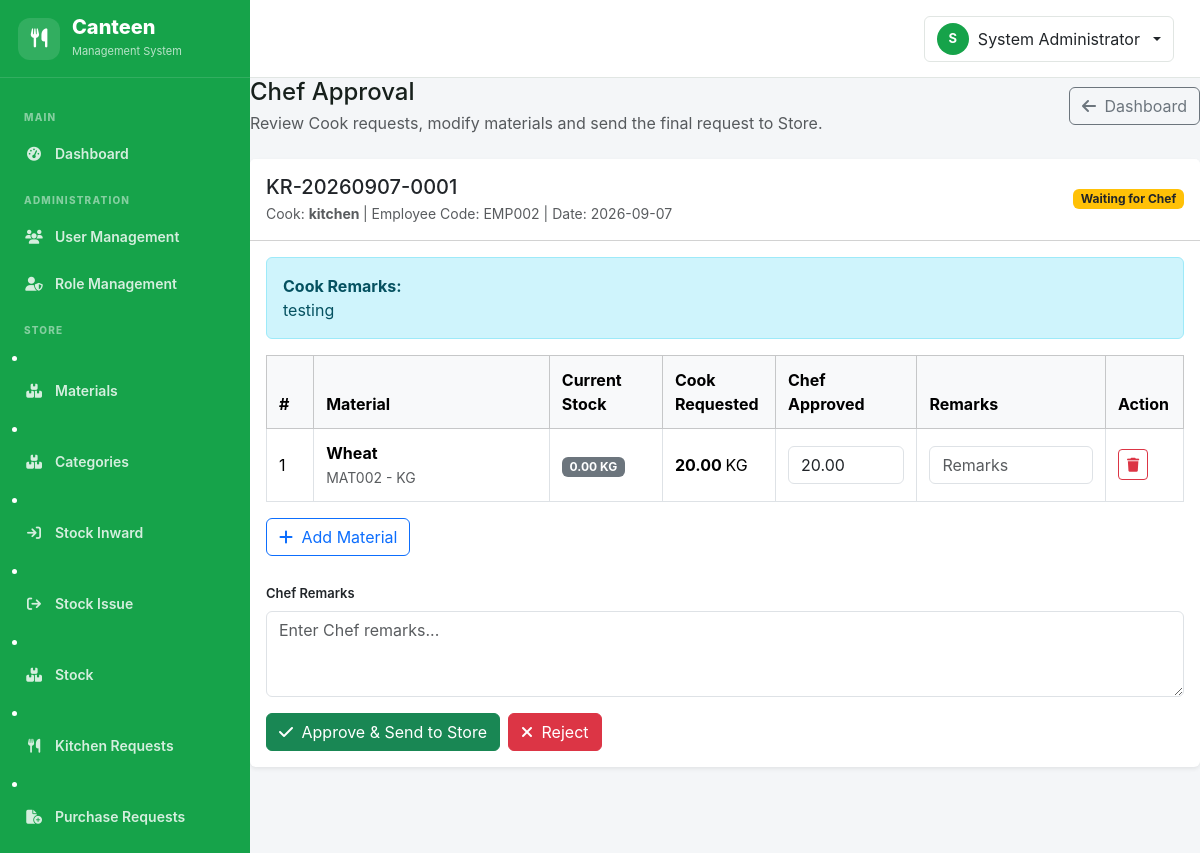
/kitchen/chef_approval.php (signed in), run on the app's committed database.
### tables this page shows
CREATE TABLE `kitchen_requests` (
  `id` int(10) UNSIGNED NOT NULL,
  `request_no` varchar(60) NOT NULL,
  `requested_by` int(10) UNSIGNED NOT NULL,
  `request_date` date NOT NULL,
  `status` enum('Draft','Submitted','Chef Approved','Sent to Store','Partially Issued','Completed','Rejected') NOT NULL DEFAULT 'Submitted',
  `cook_remarks` text DEFAULT NULL,
  `chef_remarks` text DEFAULT NULL,
  `approved_by` int(10) UNSIGNED DEFAULT NULL,
  `approved_at` datetime DEFAULT NULL,
  `sent_to_store_at` datetime DEFAULT NULL,
  `created_at` datetime NOT NULL DEFAULT current_timestamp(),
  `updated_at` datetime DEFAULT NULL ON UPDATE current_timestamp()
);

CREATE TABLE `users` (
  `id` int(10) UNSIGNED NOT NULL,
  `role_id` int(10) UNSIGNED NOT NULL,
  `employee_code` varchar(50) DEFAULT NULL,
  `employee_name` varchar(150) NOT NULL,
  `email` varchar(150) NOT NULL,
  `password` varchar(255) NOT NULL,
  `status` enum('Enable','Disabled') NOT NULL DEFAULT 'Enable',
  `created_at` datetime NOT NULL DEFAULT current_timestamp(),
  `updated_at` datetime DEFAULT NULL ON UPDATE current_timestamp()
);

CREATE TABLE `kitchen_request_items` (
  `id` int(10) UNSIGNED NOT NULL,
  `request_id` int(10) UNSIGNED NOT NULL,
  `material_id` int(10) UNSIGNED NOT NULL,
  `requested_qty` decimal(12,2) NOT NULL DEFAULT 0.00,
  `approved_qty` decimal(12,2) NOT NULL DEFAULT 0.00,
  `issued_qty` decimal(12,2) NOT NULL DEFAULT 0.00,
  `remarks` varchar(255) DEFAULT NULL
);

CREATE TABLE `materials` (
  `id` int(10) UNSIGNED NOT NULL,
  `material_code` varchar(50) DEFAULT NULL,
  `material_name` varchar(150) NOT NULL,
  `category` varchar(100) DEFAULT NULL,
  `unit` varchar(50) NOT NULL,
  `minimum_stock` decimal(12,2) DEFAULT 0.00,
  `current_stock` decimal(12,2) DEFAULT 0.00,
  `status` enum('Enable','Disabled') DEFAULT 'Enable',
  `created_at` datetime DEFAULT current_timestamp(),
  `updated_at` datetime DEFAULT NULL ON UPDATE current_timestamp()
);

### includes/functions.php (called while the page is built, shortened)
<?php
function e(?string $value): string {
    return htmlspecialchars($value ?? '', ENT_QUOTES, 'UTF-8');
}

### kitchen/chef_approval.php (the view, shortened to what this page needs)
<?php
require_once __DIR__ . '/../config/database.php';
require_once __DIR__ . '/../includes/functions.php';
$stmt = $con->query("
    SELECT
        kr.id,
        kr.request_no,
        kr.request_date,
        kr.status,
        kr.cook_remarks,
        u.employee_name,
        u.employee_code
    FROM kitchen_requests kr
    INNER JOIN users u
        ON u.id = kr.requested_by
    WHERE kr.status = 'Submitted'
    ORDER BY
        kr.id DESC
");
$requests =
    $stmt->fetchAll(PDO::FETCH_ASSOC);
require_once __DIR__ . '/../includes/header.php';
require_once __DIR__ . '/../includes/sidebar.php';
require_once __DIR__ . '/../includes/topbar.php';
?>
<div class="main-content">
    <div
        class="d-flex justify-content-between align-items-center mb-4"
    >
        <div>
            <h4 class="mb-1">
                Chef Approval
            </h4>
            <p class="text-muted mb-0">
                Review Cook requests, modify materials
                and send the final request to Store.
            </p>
        </div>
        <a
            href="dashboard.php"
            class="btn btn-outline-secondary"
        >
            <i
                class="fa-solid fa-arrow-left me-1"
            ></i>
            Dashboard
        </a>
    </div>
    <?php foreach (
        $requests
        as $request
    ): ?>
        <?php
        $stmt = $con->prepare("
            SELECT
                kri.id AS item_id,
                kri.material_id,
                kri.requested_qty,
                kri.approved_qty,
                kri.issued_qty,
                kri.remarks,
                m.material_code,
                m.material_name,
                m.unit,
                m.current_stock
            FROM kitchen_request_items kri
            INNER JOIN materials m
                ON m.id = kri.material_id
            WHERE kri.request_id = ?
            ORDER BY
                kri.id ASC
        ");
        $stmt->execute([
            $request['id']
        ]);
        $requestItems =
            $stmt->fetchAll(PDO::FETCH_ASSOC);
        ?>
        <div
            class="card border-0 shadow-sm mb-4"
        >
            <div
                class="card-header bg-white py-3"
            >
                <div
                    class="d-flex justify-content-between align-items-center"
                >
                    <div>
                        <h5 class="mb-1">
                            <?= e(
                                $request['request_no']
                            ) ?>
                        </h5>
                        <div
                            class="text-muted small"
                        >
                            Cook:
                            <strong>
                                <?= e(
                                    $request['employee_name']
                                ) ?>
                            </strong>
                            <?php if (
                                !empty(
                                    $request['employee_code']
                                )
                            ): ?>
                                |
                                Employee Code:
                                <?= e(
                                    $request['employee_code']
                                ) ?>
                            <?php endif; ?>
                            |
                            Date:
                            <?= e(
                                $request['request_date']
                            ) ?>
                        </div>
                    </div>
                    <span
                        class="badge bg-warning text-dark"
                    >
                        Waiting for Chef
                    </span>
                </div>
            </div>
            <div class="card-body">
                <?php if (
                    !empty(
                        $request['cook_remarks']
                    )
                ): ?>
                    <div
                        class="alert alert-info"
                    >
                        <strong>
                            Cook Remarks:
                        </strong>
                        <br>
                        <?= nl2br(
                            e(
                                $request['cook_remarks']
                            )
                        ) ?>
                    </div>
                <?php endif; ?>
                <form
                    method="post"
                >
                    <div
                        class="table-responsive"
                    >
                        <table
                            class="table table-bordered align-middle"
                            id="items_<?= (int) $request['id'] ?>"
                        >
                            <thead
                                class="table-light"
                            >
                                <tr>
                                    <th
                                        style="width:5%"
                                    >
                                        #
                                    </th>
                                    <th
                                        style="width:25%"
                                    >
                                        Material
                                    </th>
                                    <th
                                        style="width:12%"
                                    >
                                        Current Stock
                                    </th>
                                    <th
                                        style="width:12%"
                                    >
                                        Cook Requested
                                    </th>
                                    <th
                                        style="width:15%"
                                    >
                                        Chef Approved
                                    </th>
                                    <th
                                        style="width:20%"
                                    >
                                        Remarks
                                    </th>
                                    <th
                                        style="width:8%"
                                    >
                                        Action
                                    </th>
                                </tr>
                            </thead>
                            <tbody>
                            <?php foreach (
                                $requestItems
                                as $index => $item
                            ): ?>
                                <tr>
                                    <td>
                                        <?= $index + 1 ?>
                                    </td>
                                    <td>
                                        <strong>
                                            <?= e(
                                                $item['material_name']
                                            ) ?>
                                        </strong>
                                        <br>
                                        <small
                                            class="text-muted"
                                        >
                                            <?= e(
                                                $item['material_code']
                                            ) ?>
                                            -
                                            <?= e(
                                                $item['unit']
                                            ) ?>
                                        </small>
                                    </td>
                                    <td>
                                        <span
                                            class="badge bg-secondary"
                                        >
                                            <?= number_format(
                                                (float)
                                                $item['current_stock'],
                                                2
                                            ) ?>
                                            <?= e(
                                                $item['unit']
                                            ) ?>
                                        </span>
                                    </td>
                                    <td>
                                        <strong>
                                            <?= number_format(
                                                (float)
                                                $item['requested_qty'],
                                                2
                                            ) ?>
                                        </strong>
                                        <?= e(
                                            $item['unit']
                                        ) ?>
                                    </td>
                                    <td>
                                        <input
                                            type="number"
                                            name="approved_qty[]"
                                            class="form-control"
                                            value="<?= htmlspecialchars(
                                                number_format(
                                                    (float)
                                                    $item['requested_qty'],
                                                    2,
                                                    '.',
                                                    ''
                                                ),
                                                ENT_QUOTES,
                                                'UTF-8'
                                            ) ?>"
                                            min="0"
                                            step="0.01"
                                        >
                                    </td>
                                    <td>
                                        <input
                                            type="text"
                                            name="item_remarks[]"
                                            class="form-control"
                                            value="<?= e(
                                                $item['remarks']
                                                ?? ''
                                            ) ?>"
                                            placeholder="Remarks"
                                        >
                                    </td>
                                    <td>
                                        <button
                                            type="button"
                                            class="btn btn-outline-danger btn-sm"
                                            onclick="removeApprovalRow(this)"
                                        >
                                            <i
                                                class="fa-solid fa-trash"
                                            ></i>
                                        </button>
                                    </td>
                                </tr>
                            <?php endforeach; ?>
                            </tbody>
                        </table>
                    </div>
                    <button
                        type="button"
                        class="btn btn-outline-primary mb-4"
                        onclick="addChefMaterial(<?= (int) $request['id'] ?>)"
                    >
                        <i
                            class="fa-solid fa-plus me-1"
                        ></i>
                        Add Material
                    </button>
                    <div class="mb-3">
                        <label
                            class="form-label fw-semibold"
                        >
                            Chef Remarks
                        </label>
                        <textarea
                            name="chef_remarks"
                            class="form-control"
                            rows="3"
                            placeholder="Enter Chef remarks..."
                        ></textarea>
                    </div>
                    <div
                        class="d-flex gap-2"
                    >
                        <button
                            type="submit"
                            name="approve_request"
                            class="btn btn-success"
                            onclick="return confirm('Approve this request and send it to Store?');"
                        >
                            <i
                                class="fa-solid fa-check me-1"
                            ></i>
                            Approve & Send to Store
                        </button>
                        <button
                            type="submit"
                            name="reject_request"
                            class="btn btn-danger"
                            onclick="return confirm('Reject this Kitchen request?');"
                        >
                            <i
                                class="fa-solid fa-xmark me-1"
                            ></i>
                            Reject
                        </button>
                    </div>
                </form>
            </div>
        </div>
    <?php endforeach; ?>
</div>
<?php
require_once __DIR__ . '/../includes/footer.php';
?>

### data on the page
kitchen_requests: request_no "KR-20260907-0001", requested_by.employee_name "kitchen", requested_by.employee_code "EMP002", request_date "2026-09-07", cook_remarks "testing"
kitchen_request_items: material.material_name "Wheat", material.material_code "MAT002", material.unit "KG", material.current_stock "0.00", requested_qty "20.00"

### other printed values
substr($_SESSION['employee_name'] ?? 'U', 0, 1) "S"
$_SESSION['employee_name'] "System Administrator"
